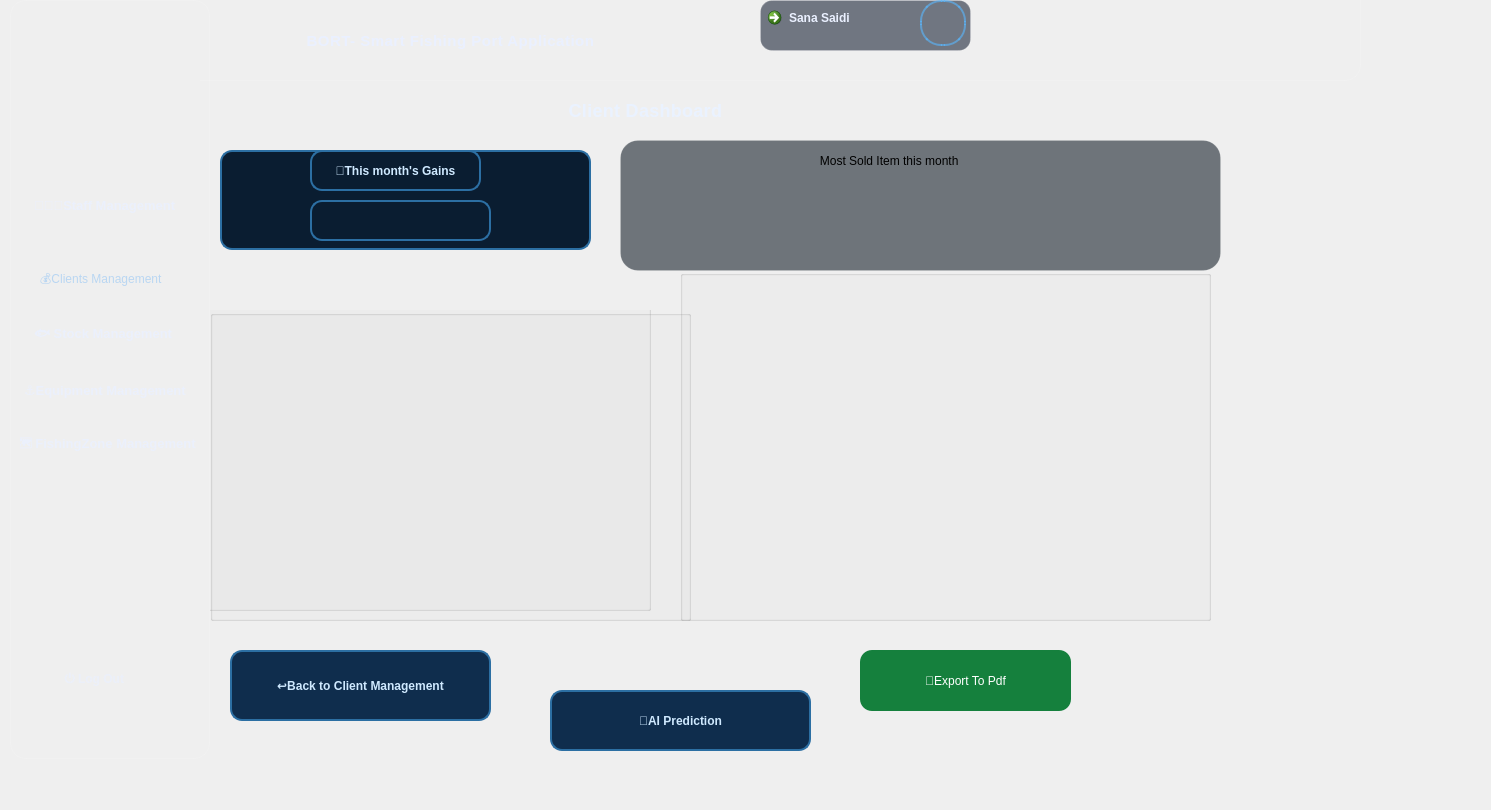
      <widget class="QWidget" name="clientdash">
       <property name="styleSheet">
        <string notr="true">/* =========================================================
   STAFF DASHBOARD - GLOBAL
   ========================================================= */
QWidget#staffdash{
    background: qlineargradient(x1:0, y1:0, x2:1, y2:1,
        stop:0 #071a2c,
        stop:0.35 #082136,
        stop:0.7 #071c2d,
        stop:1 #040f1a);
    font-family: &quot;Segoe UI&quot;;
    color: #EAF0FF;
}

/* =========================================================
   HEADER + SIDEBAR (SAME STYLE)
   ========================================================= */
QFrame#header_D,
QFrame#sidebarMenu_D {
    background: qlineargradient(x1:0, y1:0, x2:0, y2:1,
        stop:0 rgba(12, 42, 75, 0.95),
        stop:0.55 rgba(8, 30, 55, 0.95),
        stop:1 rgba(6, 22, 40, 0.95));
    border: 1px solid rgba(255,255,255,0.12);
    border-radius: 16px;
}

QFrame#header_D {
    padding: 10px 16px;
}

QFrame#sidebarMenu_D {
    padding: 12px;
}

/* =========================================================
   HEADER CONTENT
   ========================================================= */
QLabel#titreHeader_D {
    color: #EAF0FF;
    font-size: 15px;
    font-weight: 800;
    letter-spacing: 0.5px;
}

QLabel#avatar_D {
    min-width: 42px;
    max-width: 42px;
    min-height: 42px;
    max-height: 42px;
    border-radius: 21px;
    border: 2px solid rgba(88,184,255,0.6);
    background-color: rgba(255,255,255,0.06);
}

/* User profile button */
QCommandLinkButton#userprofiledetails_D {
    background-color: rgba(8, 18, 38, 0.55);
    border: 1px solid rgba(255,255,255,0.15);
    border-radius: 12px;
    padding: 8px 14px;
    color: #EAF0FF;
    font-weight: 700;
}

QCommandLinkButton#userprofiledetails_D:hover {
    background-color: rgba(88,184,255,0.15);
    border: 1px solid rgba(88,184,255,0.45);
}

QCommandLinkButton#userprofiledetails_D:pressed {
    background-color: rgba(88,184,255,0.25);
}

/* =========================================================
   SIDEBAR GROUP
   ========================================================= */
QGroupBox#groupBox_D {
    border: none;
    margin-top: 6px;
}

/* =========================================================
   SIDEBAR BUTTONS (BASE)
   ========================================================= */
QPushButton#clientsmanagementBTN_D,
QPushButton#equipmentmanagementBTN_D,
QPushButton#fishingzonemanagementBTN_D,
QPushButton#staffmanagementBTN_D,
QPushButton#stockmanagementBTN_D {
    background: transparent;
    border: none;
    color: rgba(234,240,255,0.80);
    padding: 12px 14px;
    border-radius: 12px;
    text-align: left;
    font-size: 13px;
    font-weight: 650;
}

/* Hover effect */
QPushButton#clientsmanagementBTN_D:hover,
QPushButton#equipmentmanagementBTN_D:hover,
QPushButton#fishingzonemanagementBTN_D:hover,
QPushButton#staffmanagementBTN_D:hover,
QPushButton#stockmanagementBTN_D:hover {
    background-color: rgba(88,184,255,0.14);
    border: 1px solid rgba(88,184,255,0.25);
    color: #FFFFFF;
}

/* Pressed */
QPushButton#clientsmanagementBTN_D:pressed,
QPushButton#equipmentmanagementBTN_D:pressed,
QPushButton#fishingzonemanagementBTN_D:pressed,
QPushButton#staffmanagementBTN_D:pressed,
QPushButton#stockmanagementBTN_D:pressed {
    background-color: rgba(88,184,255,0.25);
}

/* =========================================================
   ACTIVE / SELECTED BUTTON (Staff Management)
   ========================================================= */
QPushButton[active=&quot;true&quot;] {
    background-color: rgba(10, 102, 255, 0.28);
    border: 1px solid rgba(10, 102, 255, 0.55);
    color: #FFFFFF;
    padding-left: 18px;
}

QPushButton#staffmanagementBTN_D[active=&quot;true&quot;] {
    background-color: rgba(10, 102, 255, 0.35);
    border-left: 4px solid #4FC3F7;
    color: white;
    font-weight: 600;
}

/* =========================================================
   LOG OUT BUTTON
   ========================================================= */
QPushButton#logOutBTN_D {
    background: transparent;
    border: none;
    color: rgba(234,240,255,0.65);
    padding: 12px 14px;
    border-radius: 12px;
    text-align: left;
    font-weight: 650;
}

QPushButton#logOutBTN_D:hover {
    background-color: rgba(255, 120, 120, 0.12);
    border: 1px solid rgba(255, 120, 120, 0.25);
    color: #FFC1C1;
}

/* =========================================================
   STAFF DASHBOARD - MAIN CONTAINER
   ========================================================= */
QFrame#contenumain_D {
    background: transparent;
}

/* Main page title */
QLabel#dashtitle {
    color: #EAF2FF;
    font-size: 18px;
    font-weight: 800;
    letter-spacing: 0.3px;
}

/* Small labels in general */
QFrame#contenumain_D QLabel {
    background: transparent;
}

/* =========================================================
   KPI CARD (Total Staff) - cardstaff
   ========================================================= */
QFrame#cardstaff {
    background: qlineargradient(x1:0, y1:0, x2:1, y2:1,
        stop:0 #123A6B,
        stop:0.6 #0B2545,
        stop:1 #071A2E);
    border-radius: 18px;
    padding: 16px;
    border: 1px solid rgba(255,255,255,0.12);
}

QFrame#cardstaff:hover {
    border: 1px solid rgba(59,130,246,0.55);
    background: qlineargradient(x1:0, y1:0, x2:1, y2:1,
        stop:0 #174A8A,
        stop:0.6 #0E2F59,
        stop:1 #071A2E);
}

/* Text inside KPI */
QLabel#totalemp {
    color: rgba(255,255,255,0.85);
    font-size: 13px;
    font-weight: 700;
}

QLabel#numberemp {
    color: #FFFFFF;
    font-size: 32px;
    font-weight: 900;
}

/* =========================================================
   BEST EMPLOYEE PANEL - beststaff
   ========================================================= */
QFrame#beststaff {
    border-radius: 18px;
    padding: 16px;
    border: 1px solid rgba(255,255,255,0.10);
    background: rgba(3, 14, 26, 0.55);
}

QFrame#beststaff:hover {
    border: 1px solid rgba(255,255,255,0.18);
    background: rgba(3, 14, 26, 0.62);
}

/* Best employee title */
QLabel#tittlebest {
    color: #EAF2FF;
    font-size: 14px;
    font-weight: 900;
}

/* Best employee fields */
QLabel#namebest, QLabel#rolebest {
    color: rgba(234,242,255,0.90);
    font-size: 12.5px;
    font-weight: 650;
}

QLabel#rewardbest {
    color: rgba(34,197,94,0.95);
    font-size: 12.5px;
    font-weight: 900;
}

QLabel#trophy {
    background: transparent;
}

/* =========================================================
   CHART PANELS (statRole + statcvstatus)
   ========================================================= */
QGroupBox#statRole,
QGroupBox#statcvstatus {
    background: rgba(3, 14, 26, 0.55);
    border: 1px solid rgba(255,255,255,0.10);
    border-radius: 18px;
    margin-top: 18px;
    padding: 12px;
}

QGroupBox#statRole::title,
QGroupBox#statcvstatus::title {
    subcontrol-origin: margin;
    subcontrol-position: top center;
    padding: 0 10px;
    color: rgba(255,255,255,0.90);
    font-size: 12.5px;
    font-weight: 900;
}

/* =========================================================
   BUTTONS (export / back / browse) - COMMON BASE
   ========================================================= */
QPushButton#backsbtn,
QPushButton#exportbtn,
QPushButton#browse,
QPushButton#backstfbtn {
    color: rgba(255,255,255,0.92);
    border-radius: 12px;
    padding: 9px 16px;
    font-size: 13px;
    font-weight: 750;
    border: 1px solid rgba(255,255,255,0.12);
}

/* ======================
   BACK BUTTON
   ====================== */
QPushButton#backsbtn,
QPushButton#backstfbtn {
    background: rgba(30, 41, 59, 0.65);
    border: 1px solid rgba(148,163,184,0.25);
}

QPushButton#backsbtn:hover,
QPushButton#backstfbtn:hover {
    background: rgba(51, 65, 85, 0.85);
    border: 1px solid rgba(148,163,184,0.45);
}

QPushButton#backsbtn:pressed,
QPushButton#backstfbtn:pressed {
    background: rgba(15, 23, 42, 0.92);
}

/* ======================
   EXPORT BUTTON
   ====================== */
QPushButton#exportbtn {
    background: qlineargradient(x1:0, y1:0, x2:1, y2:0,
        stop:0 #0F766E,
        stop:1 #064E4A);
    border: 1px solid rgba(34,197,94,0.45);
    font-size: 14px;
    font-weight: 850;
    border-radius: 14px;
    padding: 10px 20px;
}

QPushButton#exportbtn:hover {
    background: qlineargradient(x1:0, y1:0, x2:1, y2:0,
        stop:0 #14B8A6,
        stop:1 #0F766E);
    border: 1px solid rgba(34,197,94,0.75);
}

QPushButton#exportbtn:pressed {
    background: #0F766E;
}

/* ======================
   BROWSE BUTTON (upload image)
   ====================== */
QPushButton#browse {
    background: rgba(34, 197, 94, 0.12);
    border: 1px solid rgba(34, 197, 94, 0.35);
}

QPushButton#browse:hover {
    background: rgba(34, 197, 94, 0.18);
    border: 1px solid rgba(34, 197, 94, 0.55);
}

QPushButton#browse:pressed {
    background: rgba(34, 197, 94, 0.25);
}

/* =========================================================
   QLineEdit (if any)
   ========================================================= */
QLineEdit {
    background-color: rgba(13, 27, 42, 0.85);
    color: white;
    border: 1px solid rgba(59,130,246,0.35);
    border-radius: 10px;
    padding: 8px 10px;
    font-size: 13px;
}

QLineEdit:focus {
    border: 1px solid rgba(59,130,246,0.65);
}
</string>
       </property>
       <widget class="QFrame" name="contenumain_D">
        <property name="geometry">
         <rect>
          <x>200</x>
          <y>-20</y>
          <width>1282</width>
          <height>801</height>
         </rect>
        </property>
        <property name="frameShape">
         <enum>QFrame::Shape::StyledPanel</enum>
        </property>
        <property name="frameShadow">
         <enum>QFrame::Shadow::Raised</enum>
        </property>
        <property name="active" stdset="0">
         <bool>true</bool>
        </property>
        <widget class="QWidget" name="verticalLayoutWidget_3">
         <property name="geometry">
          <rect>
           <x>-270</x>
           <y>0</y>
           <width>1431</width>
           <height>101</height>
          </rect>
         </property>
         <layout class="QVBoxLayout" name="verticalLayout_4">
          <item>
           <widget class="QFrame" name="header_D">
            <property name="frameShape">
             <enum>QFrame::Shape::StyledPanel</enum>
            </property>
            <property name="frameShadow">
             <enum>QFrame::Shadow::Raised</enum>
            </property>
            <widget class="QLabel" name="titreHeader_D">
             <property name="geometry">
              <rect>
               <x>290</x>
               <y>30</y>
               <width>461</width>
               <height>61</height>
              </rect>
             </property>
             <property name="text">
              <string>BORT- Smart Fishing Port Application</string>
             </property>
             <property name="alignment">
              <set>Qt::AlignmentFlag::AlignCenter</set>
             </property>
            </widget>
            <widget class="QCommandLinkButton" name="userprofiledetails_D">
             <property name="geometry">
              <rect>
               <x>830</x>
               <y>20</y>
               <width>211</width>
               <height>51</height>
              </rect>
             </property>
             <property name="text">
              <string>Sana Saidi</string>
             </property>
            </widget>
            <widget class="QLabel" name="avatar_D">
             <property name="geometry">
              <rect>
               <x>990</x>
               <y>20</y>
               <width>46</width>
               <height>46</height>
              </rect>
             </property>
             <property name="text">
              <string/>
             </property>
             <property name="pixmap">
              <pixmap resource="Ressources.qrc">:/Images/avatar.png</pixmap>
             </property>
            </widget>
           </widget>
          </item>
         </layout>
        </widget>
        <widget class="QLabel" name="dashtitle">
         <property name="geometry">
          <rect>
           <x>290</x>
           <y>120</y>
           <width>311</width>
           <height>20</height>
          </rect>
         </property>
         <property name="text">
          <string>Client Dashboard</string>
         </property>
         <property name="alignment">
          <set>Qt::AlignmentFlag::AlignCenter</set>
         </property>
        </widget>
        <widget class="QGroupBox" name="chart1">
         <property name="geometry">
          <rect>
           <x>480</x>
           <y>290</y>
           <width>531</width>
           <height>351</height>
          </rect>
         </property>
         <property name="title">
          <string/>
         </property>
        </widget>
        <widget class="QGroupBox" name="stat1">
         <property name="geometry">
          <rect>
           <x>10</x>
           <y>330</y>
           <width>481</width>
           <height>311</height>
          </rect>
         </property>
         <property name="title">
          <string/>
         </property>
         <widget class="QGroupBox" name="chart2">
          <property name="geometry">
           <rect>
            <x>-10</x>
            <y>-10</y>
            <width>451</width>
            <height>311</height>
           </rect>
          </property>
          <property name="title">
           <string/>
          </property>
         </widget>
        </widget>
        <widget class="QPushButton" name="pdfitembtn">
         <property name="geometry">
          <rect>
           <x>660</x>
           <y>670</y>
           <width>211</width>
           <height>61</height>
          </rect>
         </property>
         <property name="styleSheet">
          <string notr="true">QPushButton {
	font: 700 11pt &quot;Segoe UI&quot;;
    background-color: #15803d;
    color: white;
 border-radius: 12px;
    padding: 8px 16px;
}

QPushButton:hover {
    background-color: #16a34a;   
}

QPushButton:pressed {
    background-color: #0f5c2c;   
}
</string>
         </property>
         <property name="text">
          <string>📝Export To Pdf</string>
         </property>
        </widget>
        <widget class="QPushButton" name="backtoclientbtn">
         <property name="geometry">
          <rect>
           <x>30</x>
           <y>670</y>
           <width>261</width>
           <height>71</height>
          </rect>
         </property>
         <property name="styleSheet">
          <string notr="true">QPushButton {
    background-color: #0f2d4d;
    border: 1.5px solid #2c6fa3;
    border-radius: 12px;
    padding: 8px 16px;
    color: #cfe9ff;
    font-weight: 500;
font: 700 11pt &quot;Segoe UI&quot;;
}

QPushButton:hover {
    background-color: #123a5c;
    border: 1.5px solid #3aa0ff;
}

QPushButton:pressed {
    background-color: #0b223a;
}</string>
         </property>
         <property name="text">
          <string>↩️Back to Client Management</string>
         </property>
        </widget>
        <widget class="QFrame" name="gains">
         <property name="geometry">
          <rect>
           <x>20</x>
           <y>170</y>
           <width>371</width>
           <height>100</height>
          </rect>
         </property>
         <property name="minimumSize">
          <size>
           <width>140</width>
           <height>100</height>
          </size>
         </property>
         <property name="maximumSize">
          <size>
           <width>16777215</width>
           <height>100</height>
          </size>
         </property>
         <property name="styleSheet">
          <string notr="true">
background-color: rgb(10, 29, 49);
    border: 1.5px solid #2c6fa3;
    border-radius: 12px;
  
    color: #cfe9ff;
    font-weight: 500;
font: 700 11pt &quot;Segoe UI&quot;;
</string>
         </property>
         <property name="frameShape">
          <enum>QFrame::Shape::StyledPanel</enum>
         </property>
         <property name="frameShadow">
          <enum>QFrame::Shadow::Raised</enum>
         </property>
         <widget class="QLabel" name="monthsgainslabel">
          <property name="geometry">
           <rect>
            <x>90</x>
            <y>50</y>
            <width>181</width>
            <height>41</height>
           </rect>
          </property>
          <property name="text">
           <string/>
          </property>
          <property name="alignment">
           <set>Qt::AlignmentFlag::AlignCenter</set>
          </property>
         </widget>
         <widget class="QLabel" name="titlegains">
          <property name="geometry">
           <rect>
            <x>90</x>
            <y>0</y>
            <width>171</width>
            <height>41</height>
           </rect>
          </property>
          <property name="styleSheet">
           <string notr="true">background-color: rgb(10, 29, 49);
  
    color: #cfe9ff;
    font-weight: 500;
font: 700 11pt &quot;Segoe UI&quot;;</string>
          </property>
          <property name="text">
           <string>🚣This month's Gains</string>
          </property>
          <property name="alignment">
           <set>Qt::AlignmentFlag::AlignCenter</set>
          </property>
         </widget>
        </widget>
        <widget class="QFrame" name="beststaff">
         <property name="geometry">
          <rect>
           <x>420</x>
           <y>160</y>
           <width>601</width>
           <height>131</height>
          </rect>
         </property>
         <property name="frameShape">
          <enum>QFrame::Shape::StyledPanel</enum>
         </property>
         <property name="frameShadow">
          <enum>QFrame::Shadow::Raised</enum>
         </property>
         <widget class="QLabel" name="titlebest">
          <property name="geometry">
           <rect>
            <x>100</x>
            <y>10</y>
            <width>391</width>
            <height>21</height>
           </rect>
          </property>
          <property name="styleSheet">
           <string notr="true">font: 700 11pt &quot;Segoe UI&quot;;</string>
          </property>
          <property name="text">
           <string>                              Most Sold Item this month</string>
          </property>
         </widget>
         <widget class="QLabel" name="trophy">
          <property name="geometry">
           <rect>
            <x>10</x>
            <y>10</y>
            <width>131</width>
            <height>121</height>
           </rect>
          </property>
          <property name="text">
           <string/>
          </property>
          <property name="pixmap">
           <pixmap resource="Ressources.qrc">:/Images/bestresized.png</pixmap>
          </property>
         </widget>
         <widget class="QLabel" name="mostsolditemlabel">
          <property name="geometry">
           <rect>
            <x>160</x>
            <y>40</y>
            <width>381</width>
            <height>81</height>
           </rect>
          </property>
          <property name="styleSheet">
           <string notr="true">font: 700 14pt &quot;Segoe UI&quot;;</string>
          </property>
          <property name="text">
           <string/>
          </property>
         </widget>
        </widget>
        <widget class="QPushButton" name="aipredictionbtndashboard">
         <property name="geometry">
          <rect>
           <x>350</x>
           <y>710</y>
           <width>261</width>
           <height>61</height>
          </rect>
         </property>
         <property name="styleSheet">
          <string notr="true">
QPushButton {
    background-color: #0f2d4d;
    border: 1.5px solid #2c6fa3;
    border-radius: 12px;
    padding: 8px 16px;
    color: #cfe9ff;
    font-weight: 500;
font: 700 11pt &quot;Segoe UI&quot;;
}

QPushButton:hover {
    background-color: #123a5c;
    border: 1.5px solid #3aa0ff;
}

QPushButton:pressed {
    background-color: #0b223a;
}
</string>
         </property>
         <property name="text">
          <string>🤖AI Prediction</string>
         </property>
        </widget>
       </widget>
       <widget class="QFrame" name="sidebarMenu_D">
        <property name="geometry">
         <rect>
          <x>10</x>
          <y>0</y>
          <width>200</width>
          <height>759</height>
         </rect>
        </property>
        <property name="minimumSize">
         <size>
          <width>200</width>
          <height>0</height>
         </size>
        </property>
        <property name="maximumSize">
         <size>
          <width>200</width>
          <height>16777215</height>
         </size>
        </property>
        <property name="frameShape">
         <enum>QFrame::Shape::NoFrame</enum>
        </property>
        <property name="frameShadow">
         <enum>QFrame::Shadow::Raised</enum>
        </property>
        <widget class="QGroupBox" name="groupBox_D">
         <property name="geometry">
          <rect>
           <x>10</x>
           <y>100</y>
           <width>200</width>
           <height>581</height>
          </rect>
         </property>
         <property name="minimumSize">
          <size>
           <width>200</width>
           <height>0</height>
          </size>
         </property>
         <property name="maximumSize">
          <size>
           <width>200</width>
           <height>16777215</height>
          </size>
         </property>
         <property name="title">
          <string/>
         </property>
         <widget class="QPushButton" name="staffmanagementBTN_D_2">
          <property name="geometry">
           <rect>
            <x>0</x>
            <y>150</y>
            <width>181</width>
            <height>61</height>
           </rect>
          </property>
          <property name="styleSheet">
           <string notr="true">QPushButton {
    background-color: transparent;
    color: #b9d6f2;
    border: none;
    border-radius: 12px;
    padding: 10px 20px;
    text-align: left;
}
</string>
          </property>
          <property name="text">
           <string>💰Clients Management</string>
          </property>
          <property name="active" stdset="0">
           <bool>true</bool>
          </property>
         </widget>
         <widget class="QPushButton" name="stockmanagementBTN_D">
          <property name="geometry">
           <rect>
            <x>0</x>
            <y>210</y>
            <width>171</width>
            <height>51</height>
           </rect>
          </property>
          <property name="text">
           <string>🐟 Stock Management</string>
          </property>
         </widget>
         <widget class="QPushButton" name="fishingzonemanagementBTN_D">
          <property name="geometry">
           <rect>
            <x>-20</x>
            <y>320</y>
            <width>221</width>
            <height>51</height>
           </rect>
          </property>
          <property name="text">
           <string>🗺️ FishingZone Management</string>
          </property>
         </widget>
         <widget class="QPushButton" name="equipmentmanagementBTN_D">
          <property name="geometry">
           <rect>
            <x>-10</x>
            <y>270</y>
            <width>201</width>
            <height>41</height>
           </rect>
          </property>
          <property name="text">
           <string>⚓Equipment Management</string>
          </property>
         </widget>
         <widget class="QPushButton" name="staffmanagementBTN_D">
          <property name="geometry">
           <rect>
            <x>0</x>
            <y>80</y>
            <width>191</width>
            <height>51</height>
           </rect>
          </property>
          <property name="text">
           <string>👩🏻‍💼Staff Management</string>
          </property>
         </widget>
        </widget>
        <widget class="QLabel" name="logoheader_D">
         <property name="geometry">
          <rect>
           <x>0</x>
           <y>10</y>
           <width>181</width>
           <height>151</height>
          </rect>
         </property>
         <property name="text">
          <string/>
         </property>
         <property name="pixmap">
          <pixmap resource="Ressources.qrc">:/Images/logoHeader1.png</pixmap>
         </property>
        </widget>
        <widget class="QPushButton" name="logOutBTN_D">
         <property name="geometry">
          <rect>
           <x>40</x>
           <y>650</y>
           <width>121</width>
           <height>61</height>
          </rect>
         </property>
         <property name="text">
          <string>⏻ Log Out</string>
         </property>
        </widget>
       </widget>
      </widget>
